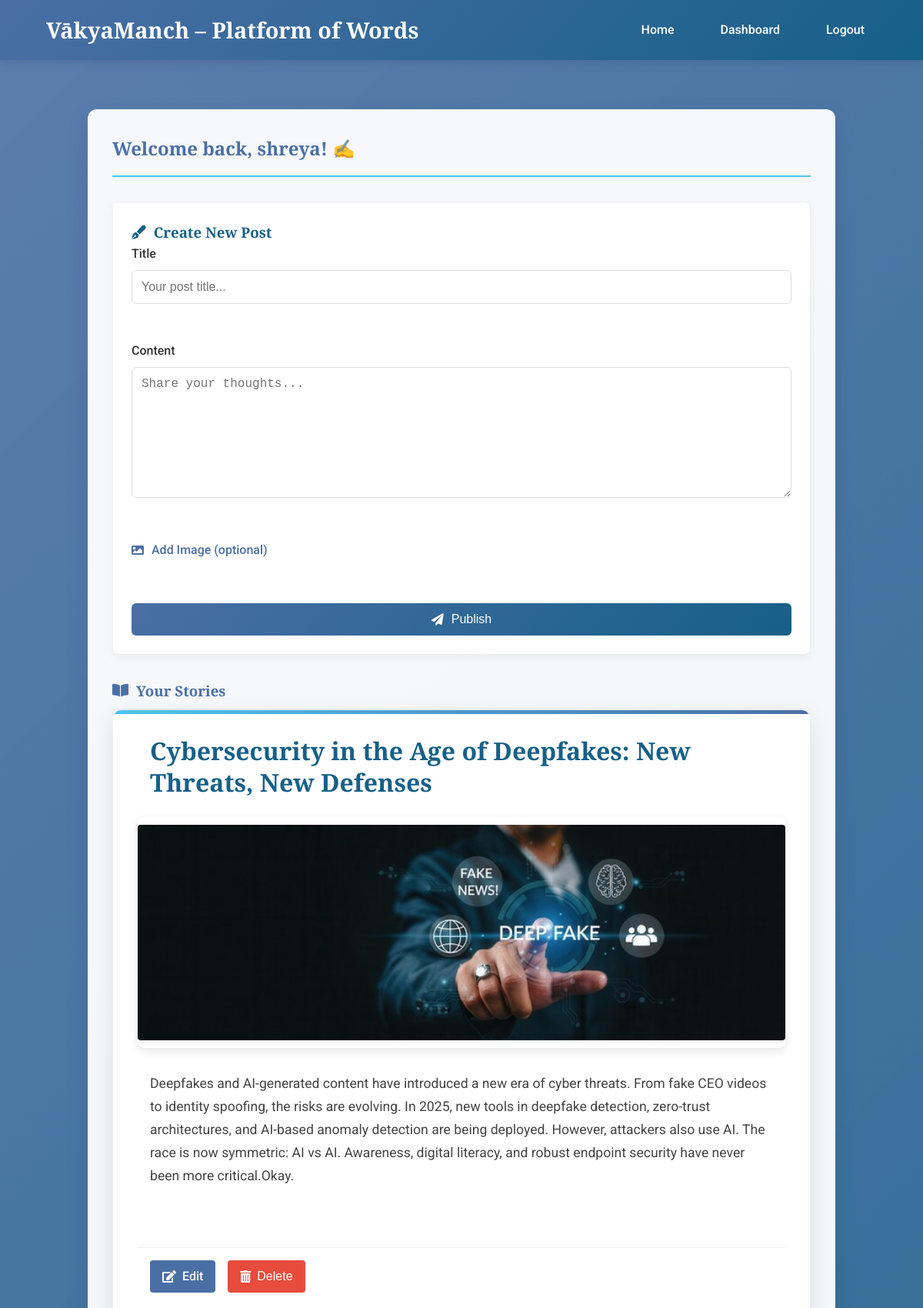
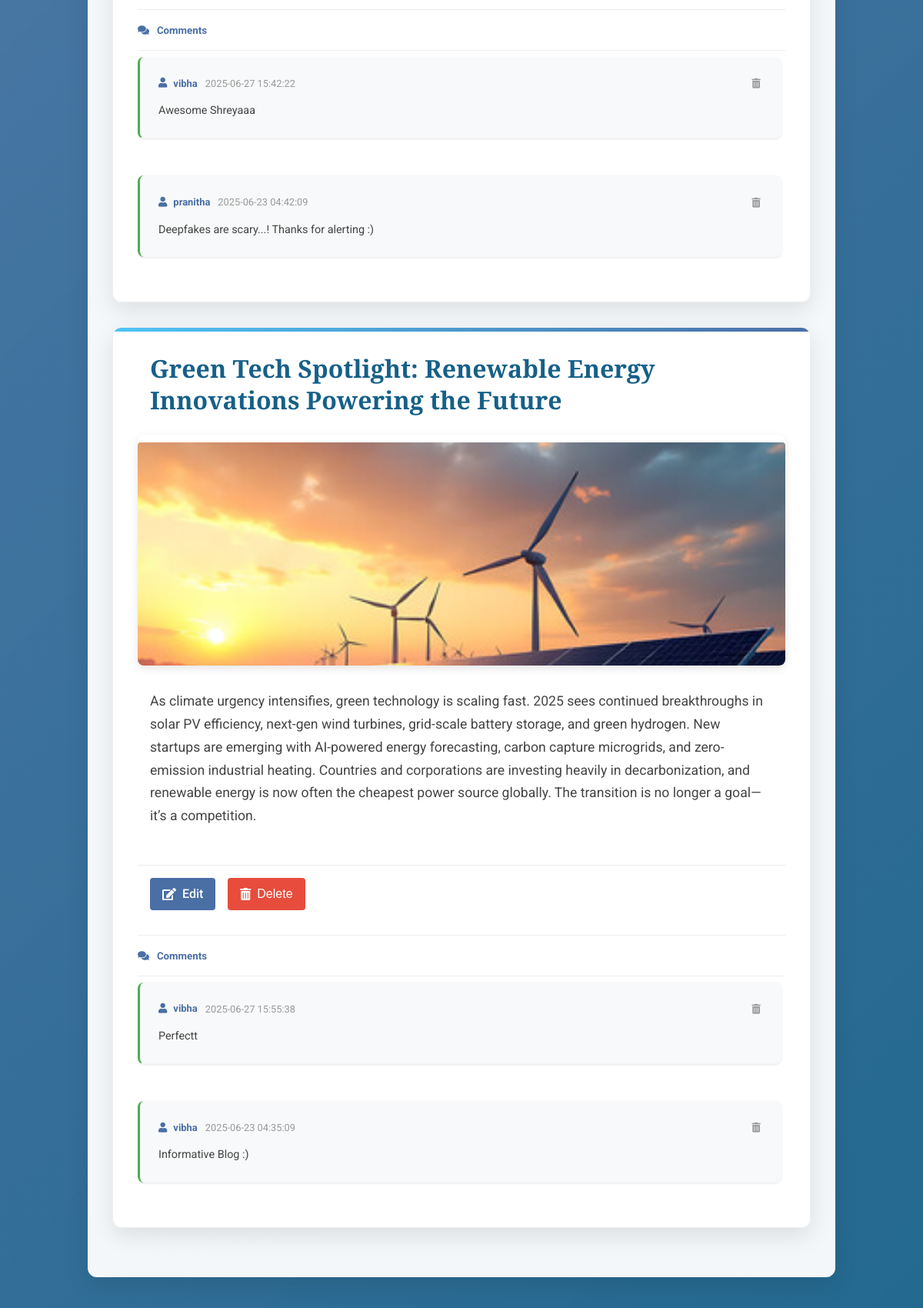
/dashboard (signed in, upper part), run on the app's committed database (2 pictures, top to bottom).
### tables this page shows
CREATE TABLE users (
            id INTEGER PRIMARY KEY AUTOINCREMENT,
            username TEXT UNIQUE NOT NULL,
            email TEXT UNIQUE NOT NULL,
            password TEXT NOT NULL
        );

CREATE TABLE posts (
            id INTEGER PRIMARY KEY AUTOINCREMENT,
            title TEXT NOT NULL,
            content TEXT NOT NULL,
            user_id INTEGER NOT NULL,
            created_at TIMESTAMP DEFAULT CURRENT_TIMESTAMP, image TEXT,
            FOREIGN KEY (user_id) REFERENCES users (id)
        );

CREATE TABLE comments (
            id INTEGER PRIMARY KEY AUTOINCREMENT,
            user_id INTEGER NOT NULL,
            post_id INTEGER NOT NULL,
            content TEXT NOT NULL,
            created_at TIMESTAMP DEFAULT CURRENT_TIMESTAMP,
            FOREIGN KEY (user_id) REFERENCES users (id),
            FOREIGN KEY (post_id) REFERENCES posts (id)
        );

### app.py (the view)
@app.route('/dashboard')
def dashboard():
    if 'user_id' not in session:
        flash('Please login to access the dashboard.', 'error')
        return redirect(url_for('login'))
    conn = get_db()
    cursor = conn.cursor()
    try:
        cursor.execute('''
            SELECT
                posts.*,
                users.username,
                (SELECT COUNT(*) FROM likes WHERE post_id = posts.id) as like_count,
                (SELECT COUNT(*) FROM comments WHERE post_id = posts.id) as comment_count,
                posts.image IS NOT NULL AND
                EXISTS(SELECT 1 FROM posts p WHERE p.id = posts.id AND p.image IS NOT NULL) as image_exists
            FROM posts
            JOIN users ON posts.user_id = users.id
            WHERE posts.user_id = ?
            ORDER BY posts.created_at DESC
        ''', (session['user_id'],))
        posts = [dict(post) for post in cursor.fetchall()]
        for post in posts:
            cursor.execute('''
                SELECT c.*, u.username
                FROM comments c
                JOIN users u ON c.user_id = u.id
                WHERE c.post_id = ?
                ORDER BY c.created_at DESC
            ''', (post['id'],))
            post['comments'] = [dict(comment) for comment in cursor.fetchall()]
        return render_template('dashboard.html', posts=posts)
    finally:
        if conn:
            conn.close()

### app.py (called while the page is built)
def get_db():
    conn = sqlite3.connect('database.db')
    conn.row_factory = sqlite3.Row
    return conn

### templates/dashboard.html (shortened to what this page needs)
{% extends "base.html" %}
{% block content %}
<div class="dashboard-bg" id="dashboardBackground"></div>
<div class="dashboard-container">
    <section class="dashboard-content">
        <h2 class="dashboard-welcome">Welcome back, {{ session['username'] }}! ✍️</h2>
        <div class="create-post-card">
            <h3><i class="fas fa-pen-fancy"></i> Create New Post</h3>
            <form id="create-post-form" enctype="multipart/form-data" class="post-form">
                <div class="form-group">
                    <label for="post-title">Title</label>
                    <input type="text" id="post-title" required placeholder="Your post title...">
                </div>
                <div class="form-group">
                    <label for="post-content">Content</label>
                    <textarea id="post-content" rows="8" required placeholder="Share your thoughts..."></textarea>
                </div>
                <div class="form-group file-upload">
                    <label for="post-image">
                        <i class="fas fa-image"></i>
                        <span>Add Image (optional)</span>
                    </label>
                </div>
                <button type="submit" class="button publish-button">
                    <i class="fas fa-paper-plane"></i> Publish
                </button>
            </form>
        </div>
        <div class="user-posts-section">
            <h3><i class="fas fa-book-open"></i> Your Stories</h3>
            <div id="user-posts-container">
                {% for post in posts %}
                    <div class="post-card" data-post-id="{{ post.id }}">
                        <h4 class="post-title">{{ post.title }}</h4>
                        {% if post.image and post.image_exists %}
                            <div class="post-image-container">
                                <img src="{{ url_for('static', filename='uploads/' + post.image) | replace(' ', '%20') }}"
                                    alt="Post image"
                                    class="post-image"
                                    onerror="this.onerror=null;this.style.display='none'">
                            </div>
                        {% elif post.image and not post.image_exists %}
                            <div class="image-missing">
                                <p><i class="fas fa-exclamation-triangle"></i> Image not available</p>
                            </div>
                        {% endif %}
                        <div class="post-content">{{ post.content }}</div>
                        <div class="post-actions">
                            <a href="{{ url_for('edit_post_form', post_id=post.id) }}"
                            class="button edit-button">
                                <i class="fas fa-edit"></i> Edit
                            </a>
                            <button class="button delete-button delete-post"
                                    data-post-id="{{ post.id }}">
                                <i class="fas fa-trash-alt"></i> Delete
                            </button>
                        </div>
                        <div class="post-comments">
                            <h5><i class="fas fa-comments"></i> Comments</h5>
                            <div class="comments-list" id="comments-{{ post.id }}">
                                {% for comment in post.comments %}
                                <div class="comment">
                                    <div class="comment-header">
                                        <span class="comment-author"><i class="fas fa-user"></i> {{ comment.username }}</span>
                                        <span class="comment-date">{{ comment.created_at }}</span>
                                        {% if comment.user_id == session['user_id'] or post.user_id == session['user_id'] %}
                                        <button class="delete-comment" data-comment-id="{{ comment.id }}">
                                            <i class="fas fa-trash-alt"></i>
                                        </button>
                                        {% endif %}
                                    </div>
                                    <div class="comment-content">{{ comment.content }}</div>
                                </div>
                                {% else %}
                                <p class="no-comments">No comments yet. Be the first to comment!</p>
                                {% endfor %}
                            </div>
                        </div>
                    </div>
                {% endfor %}
            </div>
        </div>
    </section>
</div>
{% endblock %}

### data on the page
users: username "shreya"
posts: title "Cybersecurity in the Age of Deepfakes: New Threats, New Defenses", image (picture), content "Deepfakes and AI-generated content have introduced a new era of cyber threats. From fake CEO videos to identity spoofing, the risks are evolving. In 2025, new tools in deepfake detection, zero-trust architectures, and AI-based anomaly detection are being deployed. However, attackers also use AI. The race is now symmetric: AI vs AI. Awareness, digital literacy, and robust endpoint security have never been more critical.Okay."
comments: username "vibha", created_at "2025-06-27 15:42:22", content "Awesome Shreyaaa"
comments: username "pranitha", created_at "2025-06-23 04:42:09", content "Deepfakes are scary...! Thanks for alerting :)"
posts: title "Green Tech Spotlight: Renewable Energy Innovations Powering the Future", image (picture), content "As climate urgency intensifies, green technology is scaling fast. 2025 sees continued breakthroughs in solar PV efficiency, next-gen wind turbines, grid-scale battery storage, and green hydrogen. New startups are emerging with AI-powered energy forecasting, carbon capture microgrids, and zero-emission industrial heating. Countries and corporations are investing heavily in decarbonization, and renewable energy is now often the cheapest power source globally. The transition is no longer a goal—it’s a competition."
comments: username "vibha", created_at "2025-06-27 15:55:38", content "Perfectt"
comments: username "vibha", created_at "2025-06-23 04:35:09", content "Informative Blog :)"
